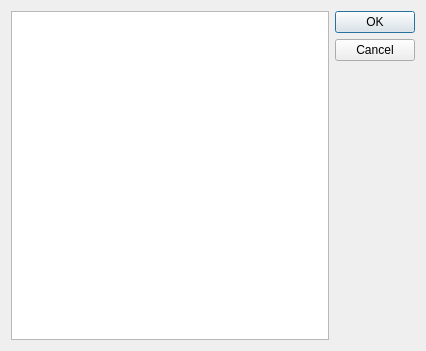
<?xml version="1.0" encoding="UTF-8"?>
<ui version="4.0">
 <class>SelectKeywordsDialog</class>
 <widget class="QDialog" name="SelectKeywordsDialog">
  <property name="geometry">
   <rect>
    <x>0</x>
    <y>0</y>
    <width>426</width>
    <height>351</height>
   </rect>
  </property>
  <property name="windowTitle">
   <string>Dialog</string>
  </property>
  <layout class="QHBoxLayout" name="horizontalLayout">
   <item>
    <widget class="QListView" name="listView"/>
   </item>
   <item>
    <widget class="QDialogButtonBox" name="buttonBox">
     <property name="orientation">
      <enum>Qt::Vertical</enum>
     </property>
     <property name="standardButtons">
      <set>QDialogButtonBox::Cancel|QDialogButtonBox::Ok</set>
     </property>
    </widget>
   </item>
  </layout>
 </widget>
 <resources/>
 <connections>
  <connection>
   <sender>buttonBox</sender>
   <signal>accepted()</signal>
   <receiver>SelectKeywordsDialog</receiver>
   <slot>accept()</slot>
   <hints>
    <hint type="sourcelabel">
     <x>248</x>
     <y>254</y>
    </hint>
    <hint type="destinationlabel">
     <x>157</x>
     <y>274</y>
    </hint>
   </hints>
  </connection>
  <connection>
   <sender>buttonBox</sender>
   <signal>rejected()</signal>
   <receiver>SelectKeywordsDialog</receiver>
   <slot>reject()</slot>
   <hints>
    <hint type="sourcelabel">
     <x>316</x>
     <y>260</y>
    </hint>
    <hint type="destinationlabel">
     <x>286</x>
     <y>274</y>
    </hint>
   </hints>
  </connection>
 </connections>
</ui>
